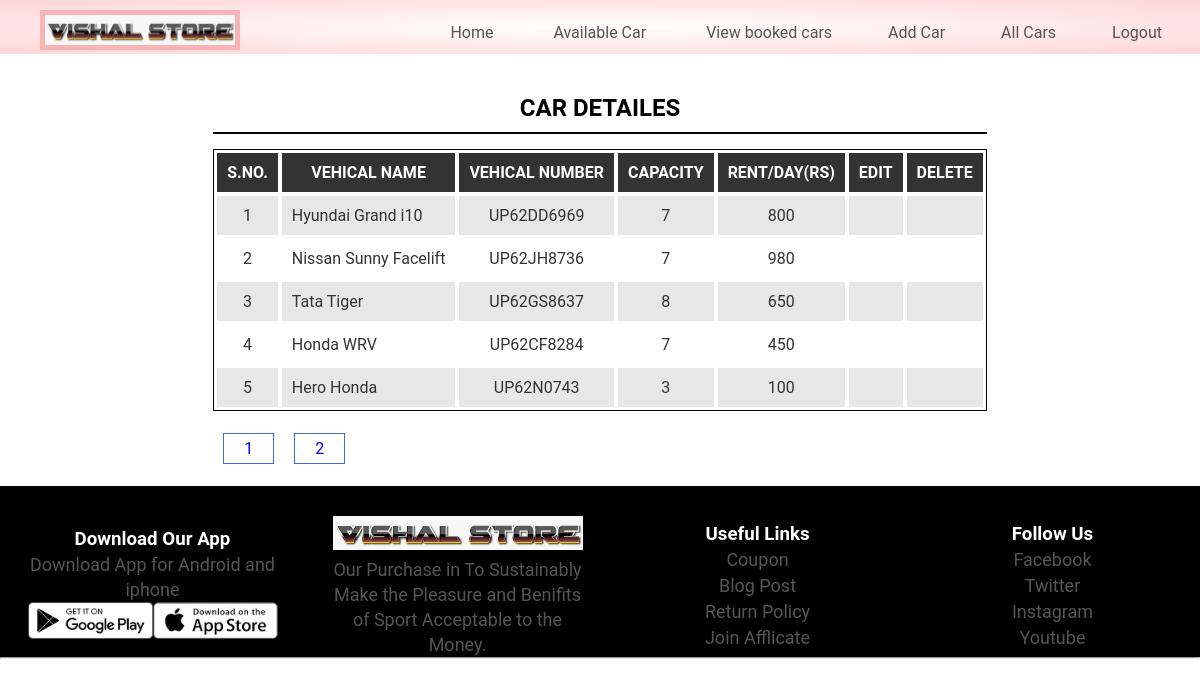
The app's page /allcar.php (signed in) with its own data.
### tables this page shows
CREATE TABLE `cardetailes` (
  `carid` int(11) NOT NULL,
  `Model` varchar(50) NOT NULL,
  `Vehical_no` varchar(20) NOT NULL,
  `Capacity` int(11) NOT NULL,
  `Rent_day` int(11) NOT NULL,
  `Ownerid` int(11) NOT NULL,
  `Booking_status` int(11) NOT NULL DEFAULT 0
);

### allcar.php (the view, shortened to what this page needs)
<?php include "header.php";
?>
    <div id="admin-content">
        <div class="container" style="justify-content: center">
            <div class="row">
                <div class="col-md-12 allcarheading">
                    <h2>CAR DETAILES</h2>
                <?php  include "config.php";
                    if(isset($_GET['page'])){
                        $page=$_GET['page'];
                    }
                    else{
                        $page=1;
                    }
                    $limit=5;
                    $offset=($page-1)*$limit;
                     $sql1="SELECT * FROM cardetailes ORDER BY carid DESC LIMIT {$offset},{$limit}";
                    $result1=mysqli_query($conn,$sql1)or die("Query Failed 30");
                    $offset++;
                    if(mysqli_num_rows($result1)>0){
                    ?>
                    <table class="content-table">
                        <thead>
                            <th>S.No.</th>
                            <th>Vehical Name</th>
                            <th>Vehical Number</th>
                            <th>Capacity</th>
                            <th>Rent/Day(Rs)</th>
                            <th>Edit</th>
                            <th>Delete</th>
                        </thead>
                        <tbody>
                        <?php while($row1=mysqli_fetch_assoc($result1)){
                                $update="update-car.php?post_id=".$row1['carid'];
                                $delete="delete-car.php?post_id=".$row1['carid'];
                            ?>
                            <tr>
                                <td class='id'><?php echo $offset++; ?></td>
                                <td><?php echo $row1['Model']; ?> </td>
                                <td><?php echo $row1['Vehical_no']; ?></td>
                                <td><?php echo $row1['Capacity']; ?></td>
                                <td><?php echo $row1['Rent_day'] ?></td>
                                <td class='edit'><a href="<?php echo $update; ?>"><i class='fa fa-edit'></i></a></td>
                                <td class='delete'><a href="<?php echo $delete; ?>"><i class='fa fa-trash'></i></a>
                                </td>
                            </tr>
                            <?php }?>
                        </tbody>
                    </table>
                    <?php }
                    else{
                        echo " <div class='failed' style='margin-top:-10px;'><p>No record found.</p></div>";
                    }?>
                    <div class="pagination">
                        <?php
                        $sql2="SELECT carid FROM cardetailes";
                    $result2=mysqli_query($conn,$sql2)or die("Query Failed");
                        $total_page=mysqli_num_rows($result2);
                        $limit=5;
                        $offset=ceil($total_page/$limit);
                        echo "<ul>";
                        for ($i=1; $i <=$offset ; $i++) {
                            echo ' <li class=""><a href="allcar.php?page='.$i.'">'.$i.'</a></li>';
                        }
                        ?>
                        </ul>
                    </div>
                </div>
            </div>
        </div>
    </div>
  <?php include "footer.php"; ?>

### CSS file/Admin.css (style rules this page uses)
body { background-color: #fff; }
#admin-content { padding: 20px 0; }
.allcarheading h2 { text-align: center; padding: 10px; border-bottom: 2px solid; margin-bottom: 15px; }
#admin-content .content-table { border: 1px solid #000; width: 100%; margin: 0 0 20px; }
#admin-content .content-table thead { color: #fff; background-color: #333; }
#admin-content .content-table th { padding: 10px; border: 1px solid #fff; font-weight: 600; text-align: center; text-transform: uppercase; }
#admin-content .content-table tbody { color: #333; }
#admin-content .content-table tbody tr { background-color: #e7e7e7; }
#admin-content .content-table tbody tr:nth-child(even) { background-color: transparent; }
#admin-content .content-table tbody td { padding: 10px; border: 1px solid #fff; text-align: center; }
#admin-content .content-table tbody td:nth-child(2) { text-align: left; }
#admin-content .pagination { margin: 0; }
#admin-content .pagination ul { display: flex; }
#admin-content .pagination ul li { border: 1px solid royalblue; margin: 2px 10px; padding: 5px 0px; }
#admin-content .pagination ul li a { padding: 8px 20px; }
.id, .edit, .delete { text-align:center; }

### style.css (style rules this page uses)
* { box-sizing: border-box; padding: 0px; margin: 0px; font-family: Arial, Helvetica, sans-serif; font-family: 'Roboto', sans-serif; text-decoration: none; list-style-type: none; }
.container { display: flex; padding: 10px 10px 0px 10px; }
.row { display: flex; flex-wrap: wrap; align-items: center; justify-content: space-around; }

### records on screen
cardetailes: Model "Hyundai Grand i10", Vehical_no "UP62DD6969", Capacity "7", Rent_day "800"
cardetailes: Model "Nissan Sunny Facelift", Vehical_no "UP62JH8736", Capacity "7", Rent_day "980"
cardetailes: Model "Tata Tiger", Vehical_no "UP62GS8637", Capacity "8", Rent_day "650"
cardetailes: Model "Honda WRV", Vehical_no "UP62CF8284", Capacity "7", Rent_day "450"
cardetailes: Model "Hero Honda", Vehical_no "UP62N0743", Capacity "3", Rent_day "100"
